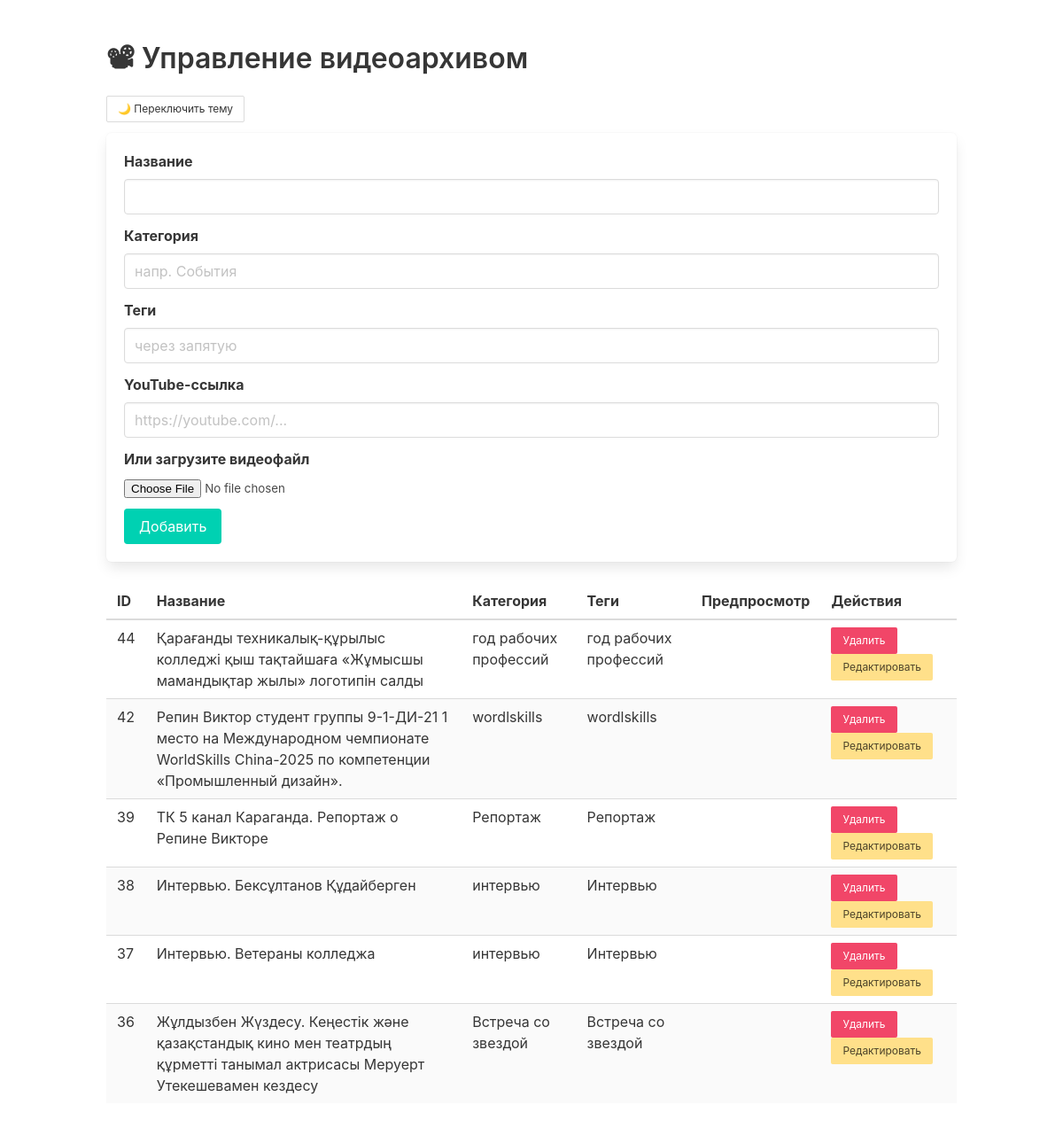
The app's page /admin/manage_video.php with its own data.
### tables this page shows
CREATE TABLE `videos` (
  `id` int NOT NULL,
  `title` varchar(255) NOT NULL,
  `url` varchar(255) DEFAULT NULL,
  `created_at` timestamp NOT NULL DEFAULT CURRENT_TIMESTAMP,
  `file_path` varchar(255) DEFAULT NULL,
  `category` varchar(255) DEFAULT NULL,
  `tags` varchar(255) DEFAULT NULL
);

### admin/manage_video.php (the view, shortened to what this page needs)
<?php
include '../config.php';
$videos = $conn->query("SELECT * FROM videos ORDER BY created_at DESC");
?>
<!DOCTYPE html>
<html lang="ru" data-theme="light">
<head>
    <link rel="stylesheet" href="https://cdn.jsdelivr.net/npm/bulma@0.9.4/css/bulma.min.css">
</head>
<body>
    <section class="section">
        <div class="container">
            <h1 class="title">📽 Управление видеоархивом</h1>
            <div class="field is-grouped is-justify-content-space-between">
                <div class="control">
                    <button class="button is-small" onclick="toggleTheme()">🌙 Переключить тему</button>
                </div>
            </div>
            <form method="POST" enctype="multipart/form-data" class="box mt-3">
                <div class="field"><label class="label">Название</label>
                    <div class="control"><input class="input" name="title" required></div>
                </div>
                <div class="field"><label class="label">Категория</label>
                    <div class="control"><input class="input" name="category" placeholder="напр. События"></div>
                </div>
                <div class="field"><label class="label">Теги</label>
                    <div class="control"><input class="input" name="tags" placeholder="через запятую"></div>
                </div>
                <div class="field"><label class="label">YouTube-ссылка</label>
                    <div class="control"><input class="input" name="url" placeholder="https://youtube.com/..."></div>
                </div>
                <div class="field"><label class="label">Или загрузите видеофайл</label>
                    <div class="control"><input type="file" name="video_file" accept="video/*"></div>
                </div>
                <div class="control mt-3"><button name="add_video" class="button is-primary">Добавить</button></div>
            </form>
            <table class="table is-fullwidth is-striped mt-4">
                <thead>
                    <tr>
                        <th>ID</th>
                        <th>Название</th>
                        <th>Категория</th>
                        <th>Теги</th>
                        <th>Предпросмотр</th>
                        <th>Действия</th>
                    </tr>
                </thead>
                <tbody>
                    <?php while ($v = $videos->fetch_assoc()): ?>
                        <tr>
                            <td><?= $v['id'] ?></td>
                            <td><?= htmlspecialchars($v['title']) ?></td>
                            <td><?= htmlspecialchars($v['category']) ?></td>
                            <td><?= htmlspecialchars($v['tags']) ?></td>
                            <td>
                                <?php if ($v['url']): ?>
                                    <img src="https://img.youtube.com/vi/<?= getYoutubeId($v['url']) ?>/mqdefault.jpg" class="preview-thumb" onclick="openModal('youtube', '<?= $v['url'] ?>')">
                                <?php elseif ($v['file_path']): ?>
                                    <video src="<?= $v['file_path'] ?>" class="preview-thumb" onclick="openModal('video', '<?= $v['file_path'] ?>')" muted></video>
                                <?php endif; ?>
                            </td>
                            <td>
                                <a href="?delete=<?= $v['id'] ?>" class="button is-danger is-small" onclick="return confirm('Удалить видео?')">Удалить</a>
                                <a href="edit_video.php?id=<?= $v['id'] ?>" class="button is-warning is-small">Редактировать</a>
                            </td>
                        </tr>
                    <?php endwhile; ?>
                </tbody>
            </table>
        </div>
    </section>
</body>
</html>

### admin/manage_video.php (style rules this page uses)
.preview-thumb { width: 100px; cursor: pointer; }

### records on screen
videos: id "44", title "Қарағанды техникалық-құрылыс колледжі қыш тақтайшаға «Жұмысшы мамандықтар жылы» логотипін салды", category "год рабочих профессий", tags "год рабочих профессий"
videos: id "42", title "Репин Виктор студент группы 9-1-ДИ-21 1 место на Международном чемпионате WorldSkills China-2025 по компетенции «Промышленный дизайн».", category "wordlskills", tags "wordlskills"
videos: id "39", title "ТК 5 канал Караганда. Репортаж о Репине Викторе", category "Репортаж", tags "Репортаж"
videos: id "38", title "Интервью. Бексұлтанов Құдайберген", category "интервью", tags "Интервью"
videos: id "37", title "Интервью. Ветераны колледжа", category "интервью", tags "Интервью"
videos: id "36", title "Жұлдызбен Жүздесу. Кеңестік және қазақстандық кино мен театрдың құрметті танымал актрисасы Меруерт Утекешевамен кездесу", category "Встреча со звездой", tags "Встреча со звездой"
